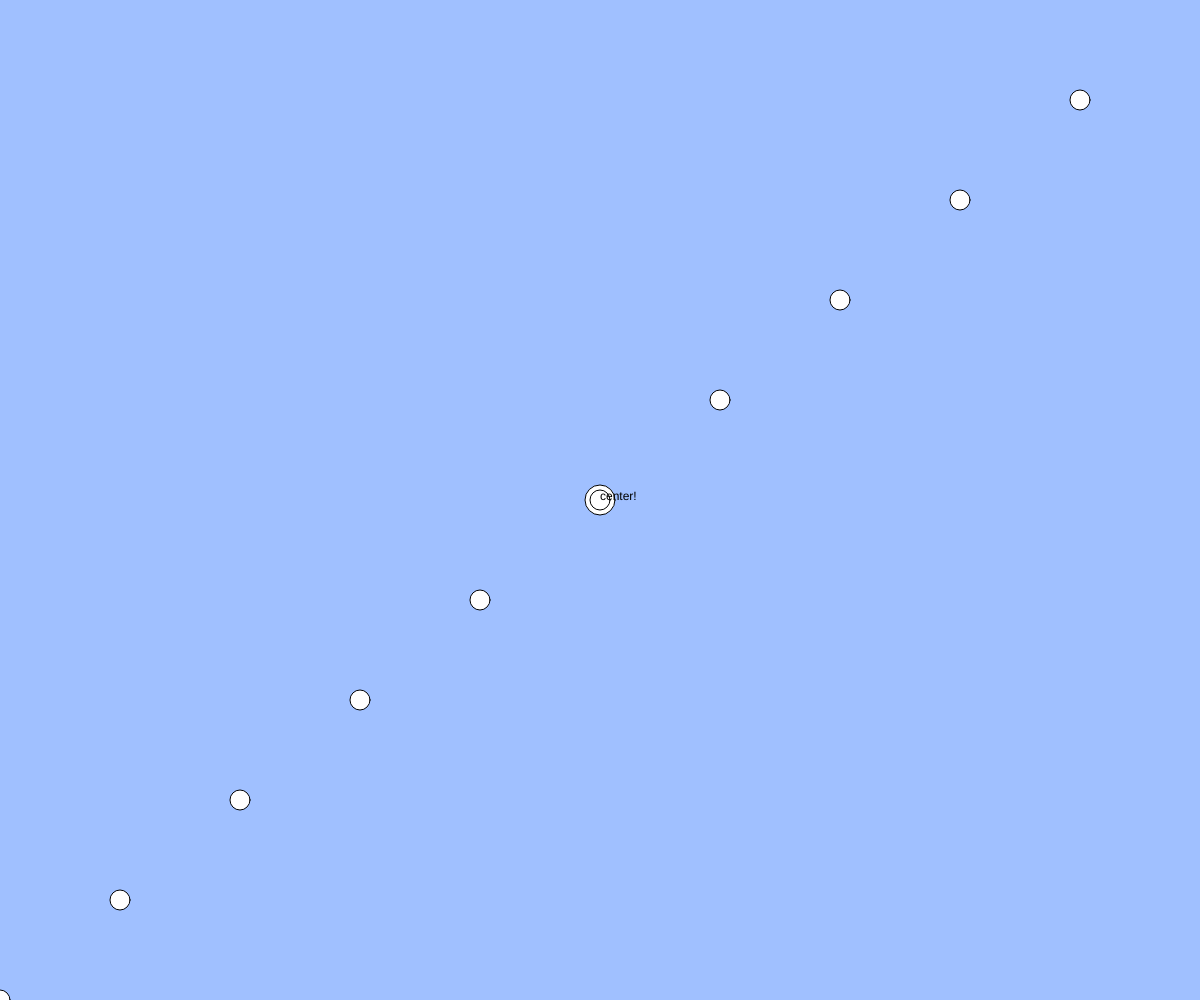
Frame 1 (no input)
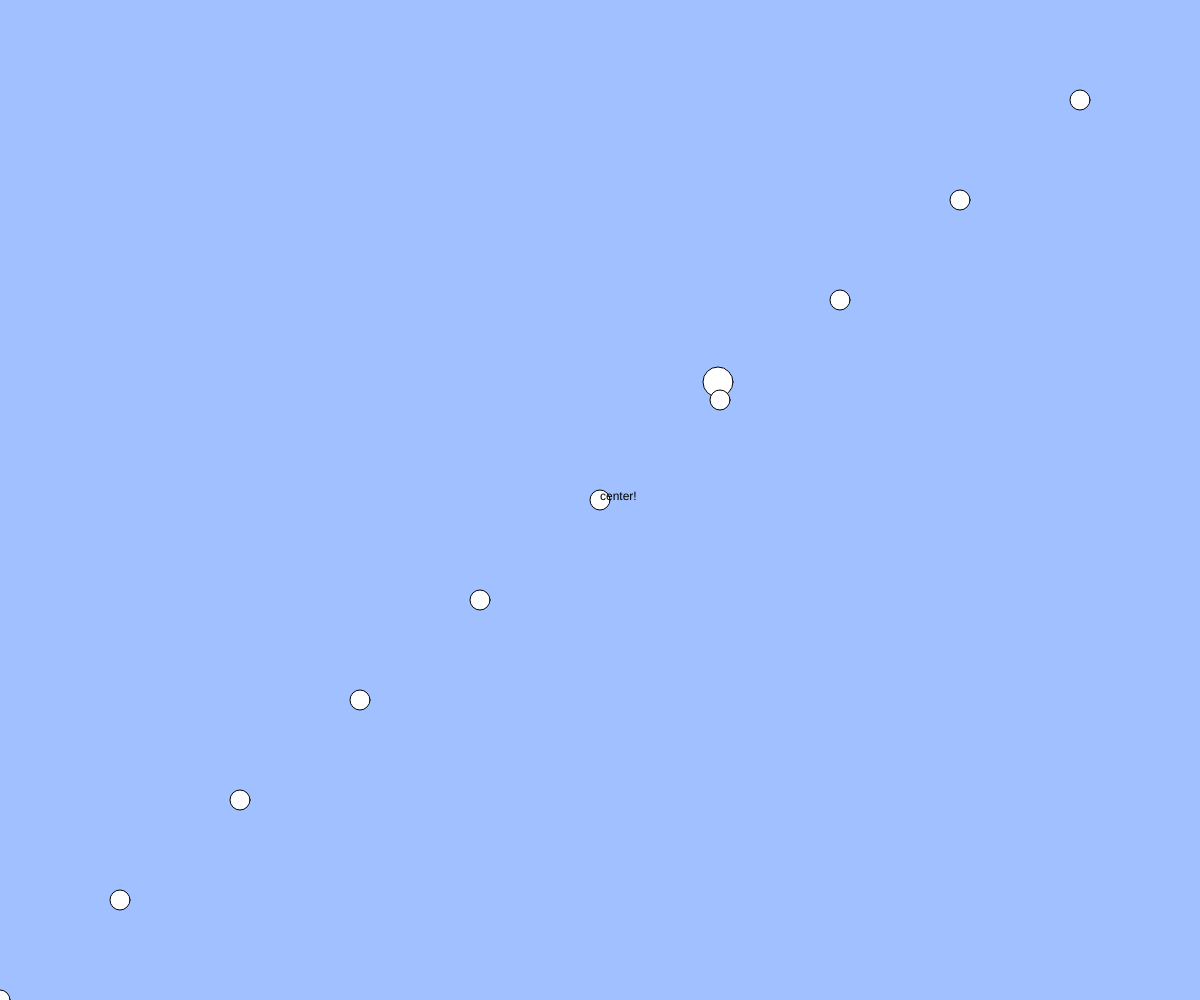
Frame 60 (no input)
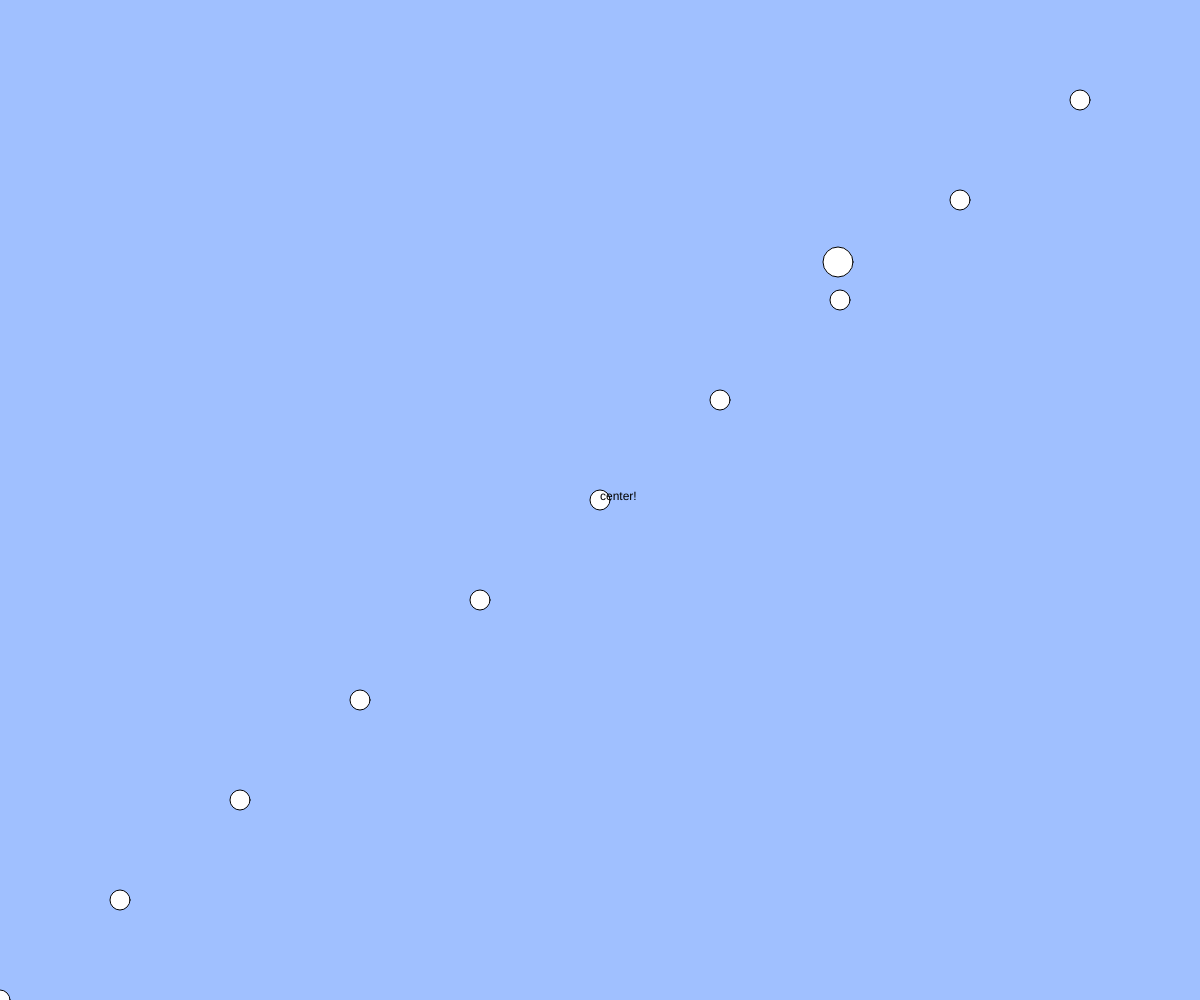
Frame 120 (the mouse pressed at the canvas centre since frame 60)

The p5.js sketch that drew these frames (run headless with seeded random() and noise() and a simulated clock; from frame 60 on, the mouse is pressed at the canvas centre):

// p5.js sketch
// ── sketch.js
// テキスト「リサイズするプログラムを作る」
let x, y;
function setup(){
  createCanvas(windowWidth, windowHeight);
  x=width/2;
  y=height/2;
}

function windowResized(){
  resizeCanvas(windowWidth, windowHeight);
}

function draw(){
  background(160, 192, 255);
  ellipse(x,y,30);
  x +=2;
  y -=2;
  for(let i = 0; i < 10; i++){
    ellipse(width * i / 10, height * (10 - i) / 10, 20);
  }
  text("center!", width * 0.5, height * 0.5);
}
